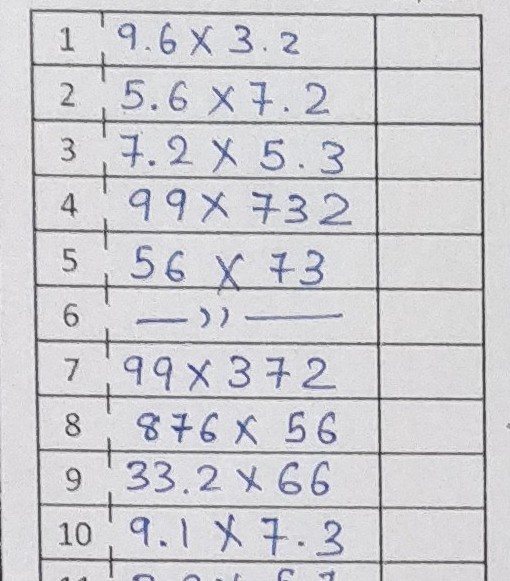
#> input picture 41.jpg, 510 x 581 px
$ python box_detection.py
#> lines starting #> are read from the running program, lines starting #| are printed output that depends on the picture; after the words box and inside, x2 and y2 are one past the last pixel; in counts of white or black regions, pixels touching at a corner belong together
import cv2
import numpy as np

def sort_contours(cnts, method="left-to-right"):
    # initialize the reverse flag and sort index
    reverse = False
    i = 0

    # handle if we need to sort in reverse
    if method == "right-to-left" or method == "bottom-to-top":
        reverse = True

    # handle if we are sorting against the y-coordinate rather than
    # the x-coordinate of the bounding box
    if method == "top-to-bottom" or method == "bottom-to-top":
        i = 1

    # construct the list of bounding boxes and sort them from top to
    # bottom
    boundingBoxes = [cv2.boundingRect(c) for c in cnts]
    (cnts, boundingBoxes) = zip(*sorted(zip(cnts, boundingBoxes),
                                        key=lambda b: b[1][i], reverse=reverse))

    # return the list of sorted contours and bounding boxes
    return (cnts, boundingBoxes)

def box_extraction(img_for_box_extraction_path, cropped_dir_path):

#> called with img_for_box_extraction_path = '41.jpg', cropped_dir_path = './Cropped/'
    img = cv2.imread(img_for_box_extraction_path, 0)  # Read the image
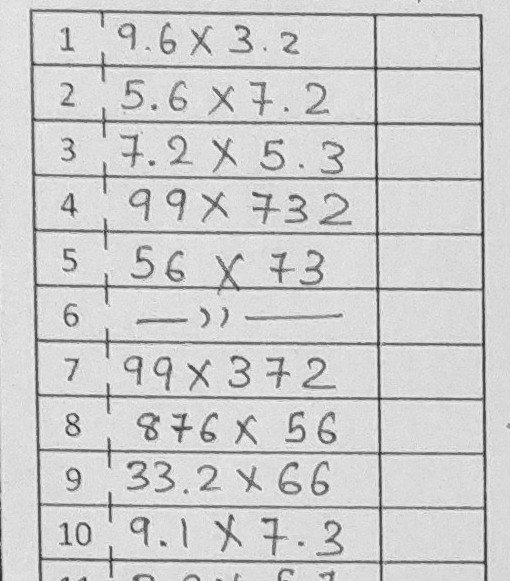
#> img: shape (581, 510); min 28, max 253, mean 207
    (thresh, img_bin) = cv2.threshold(img, 128, 255,
                                      cv2.THRESH_BINARY | cv2.THRESH_OTSU)  # Thresholding the image
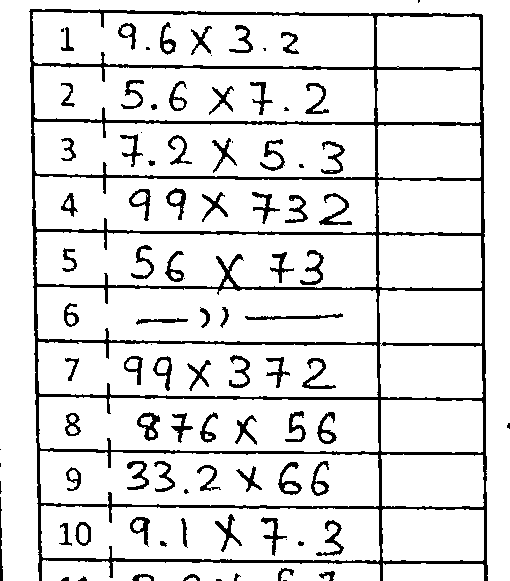
#> img_bin: shape (581, 510); 88.3% white; 95 black regions (19 under 20 px), largest, box (x1, y1, x2, y2) and area: (29, 9, 488, 581) 20771, (319, 193, 352, 225) 311, (137, 412, 160, 441) 293
#> thresh = 169
    img_bin = 255-img_bin  # Invert the image

    cv2.imwrite("Image_bin.jpg",img_bin)

    # Defining a kernel length
    kernel_length = np.array(img).shape[1]//40
#> kernel_length = 12

    # A verticle kernel of (1 X kernel_length), which will detect all the verticle lines from the image.
    verticle_kernel = cv2.getStructuringElement(cv2.MORPH_RECT, (1, kernel_length))
#> verticle_kernel = [1, 1, 1, 1, 1, 1, 1, 1, 1, 1, 1, 1]
    # A horizontal kernel of (kernel_length X 1), which will help to detect all the horizontal line from the image.
    hori_kernel = cv2.getStructuringElement(cv2.MORPH_RECT, (kernel_length, 1))
    # A kernel of (3 X 3) ones.
    kernel = cv2.getStructuringElement(cv2.MORPH_RECT, (3, 3))

    # Morphological operation to detect verticle lines from an image
    img_temp1 = cv2.erode(img_bin, verticle_kernel, iterations=3)
#> img_temp1: shape (581, 510); 1.4% white; 5 white regions (1 under 20 px), largest, box (x1, y1, x2, y2) and area: (480, 32, 487, 581) 1493, (30, 27, 42, 581) 1314, (374, 31, 383, 581) 1282, (0, 515, 2, 581) 80
    verticle_lines_img = cv2.dilate(img_temp1, verticle_kernel, iterations=3)
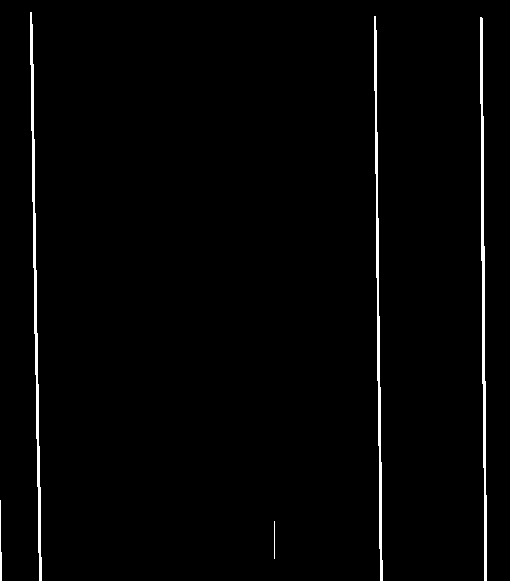
#> verticle_lines_img: shape (581, 510); 1.7% white; 5 white regions, box (x1, y1, x2, y2) and area: (480, 17, 487, 581) 1670, (30, 12, 42, 581) 1656, (374, 16, 383, 581) 1525, (0, 500, 2, 581) 110, (274, 521, 275, 559) 38
    cv2.imwrite("verticle_lines.jpg",verticle_lines_img)

    # Morphological operation to detect horizontal lines from an image
    img_temp2 = cv2.erode(img_bin, hori_kernel, iterations=3)
#> img_temp2: shape (581, 510); 3.3% white in thin lines or dots, all inside (x1, y1, x2, y2) = (47, 10, 472, 564)
    horizontal_lines_img = cv2.dilate(img_temp2, hori_kernel, iterations=3)
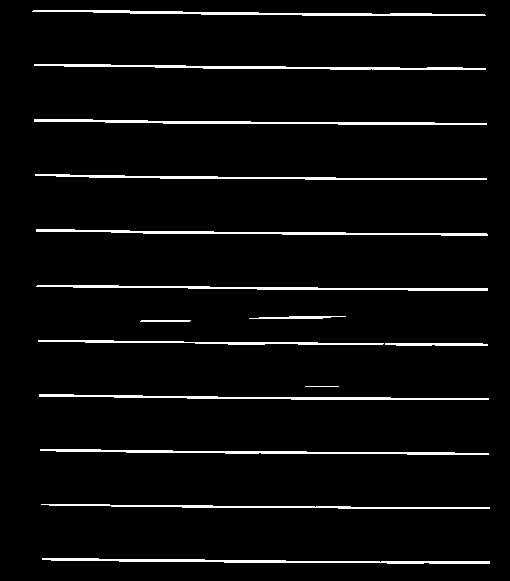
#> horizontal_lines_img: shape (581, 510); 4.2% white; 15 white regions, largest, box (x1, y1, x2, y2) and area: (34, 119, 487, 125) 1193, (42, 558, 490, 564) 1189, (34, 64, 486, 70) 1170
    cv2.imwrite("horizontal_lines.jpg",horizontal_lines_img)

    # Weighting parameters, this will decide the quantity of an image to be added to make a new image.
    alpha = 0.5
    beta = 1.0 - alpha
    # This function helps to add two image with specific weight parameter to get a third image as summation of two image.
    img_final_bin = cv2.addWeighted(verticle_lines_img, alpha, horizontal_lines_img, beta, 0.0)
    img_final_bin = cv2.erode(~img_final_bin, kernel, iterations=2)
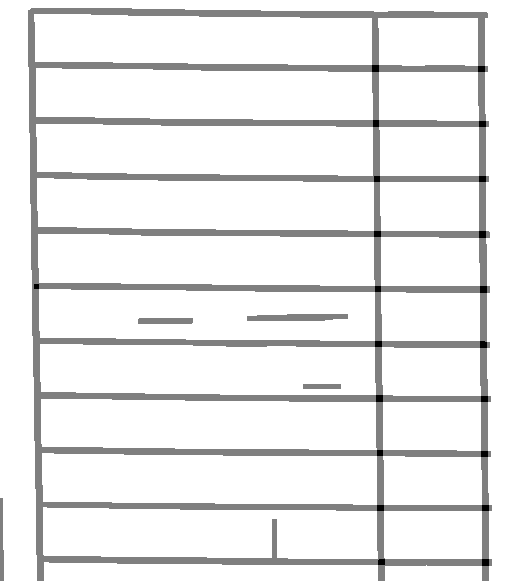
#> img_final_bin: shape (581, 510); min 0, max 255, mean 235.3
    (thresh, img_final_bin) = cv2.threshold(img_final_bin, 128, 255, cv2.THRESH_BINARY | cv2.THRESH_OTSU)
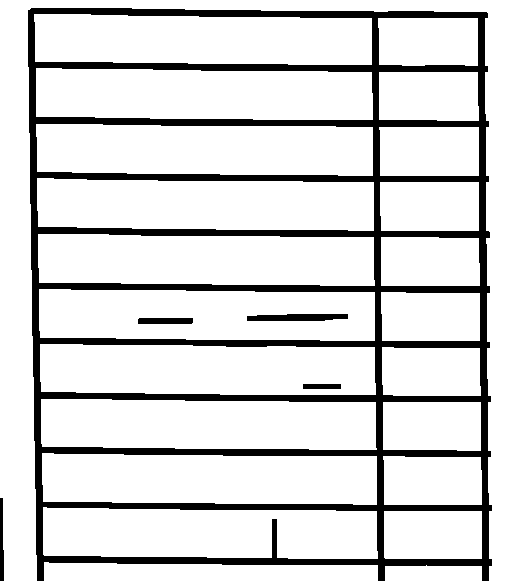
#> img_final_bin: shape (581, 510); 84.9% white; 5 black regions
#> thresh = 127

    # For Debugging
    # Enable this line to see verticle and horizontal lines in the image which is used to find boxes
    cv2.imwrite("img_final_bin.jpg",img_final_bin)
    # Find contours for image, which will detect all the boxes
    contours, hierarchy = cv2.findContours(
        img_final_bin, cv2.RETR_TREE, cv2.CHAIN_APPROX_SIMPLE)
#> contours = 26 contours; largest, box (x1, y1, x2, y2) and area: (0, 0, 510, 581) 34484, (36, 68, 373, 120) 15981, (36, 124, 373, 176) 15973, (39, 289, 375, 341) 15964, (38, 234, 375, 286) 15948
    # Sort all the contours by top to bottom.
    (contours, boundingBoxes) = sort_contours(contours, method="top-to-bottom")
#> in sort_contours, `boundingBoxes = [cv2.boundingRect(c) for c in cnts]`: boundingBoxes = 26 items, first 6: (385, 565, 97, 16), (44, 562, 334, 19), (384, 511, 98, 48), (43, 507, 335, 52), (383, 456, 99, 49), (42, 453, 335, 52)
#> in sort_contours, `(cnts, boundingBoxes) = zip(*sorted(zip(cnts, boundingBoxes), key=lamb..`: cnts has the same summary as contours in box_extraction; boundingBoxes = 26 items, first 6: (0, 0, 510, 581), (34, 14, 338, 51), (378, 18, 100, 48), (36, 68, 337, 52), (379, 72, 100, 49), (36, 124, 337, 52)

    idx = 0
    for c in contours:
        # Returns the location and width,height for every contour
        x, y, w, h = cv2.boundingRect(c)

        # If the box height is greater then 20, widht is >80, then only save it as a box in "cropped/" folder.
        if (w > 80 and h > 20) and w > 3*h:
            idx += 1
            new_img = img[y:y+h, x:x+w]
            cv2.imwrite(cropped_dir_path+str(idx) + '.png', new_img)
#> this loop made 26 passes
#> (x, y, w, h) on passes 1 to 12: (0, 0, 510, 581), (34, 14, 338, 51), (378, 18, 100, 48), (36, 68, 337, 52), (379, 72, 100, 49), (36, 124, 337, 52), (379, 127, 100, 49), (37, 178, 337, 53), (380, 182, 99, 49), (38, 234, 337, 52), (381, 237, 99, 49), (39, 289, 336, 52)
#> pass 2, in box_extraction, `new_img = img[y:y+h, x:x+w]`:
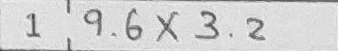
#> new_img: shape (51, 338); min 49, max 245, mean 211
#> after the loop, idx = 10

    # For Debugging
    # Enable this line to see all contours.
    # cv2.drawContours(img, contours, -1, (0, 0, 255), 3)
    # cv2.imwrite("./Temp/img_contour.jpg", img)


box_extraction("41.jpg", "./Cropped/")
